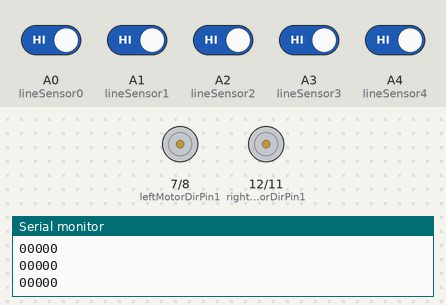
The sketch below on a simulated Arduino Uno, built with avr-gcc and run on an emulated ATmega328P. On the bench: motor-driver pin pairs drawn as motors (green arrow = first pin HIGH = forward, orange = second pin HIGH = backward, longer = more drive, scaled by the enable pin), the last lines printed to the serial monitor. The test bench sets the inputs (shaded band); at power-on: A0 (lineSensor0), A1 (lineSensor1), A2 (lineSensor2), A3 (lineSensor3), A4 (lineSensor4) HIGH.

Above: at 1.2 s.
1.3 s: A0 (lineSensor0) driven LOW
2.8 s: A2 (lineSensor2) driven LOW
At 4.0 s:
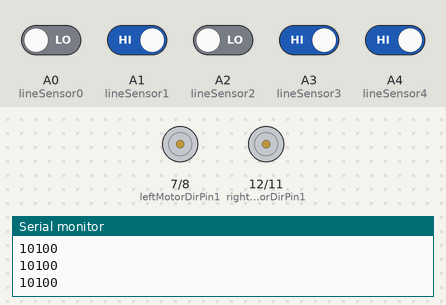
4.3 s: A2 (lineSensor2) driven HIGH
At 4.47 s:
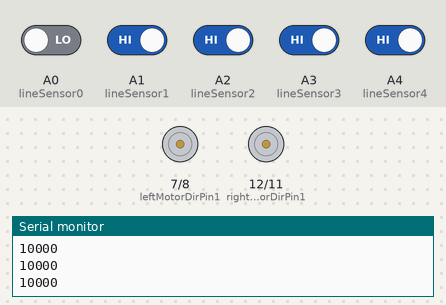
6.1 s: A3 (lineSensor3) driven LOW
At 6.28 s:
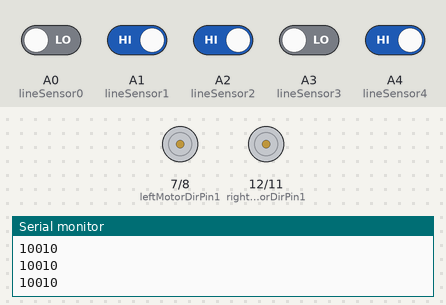
7.9 s: A0 (lineSensor0) driven HIGH
At 9.4 s:
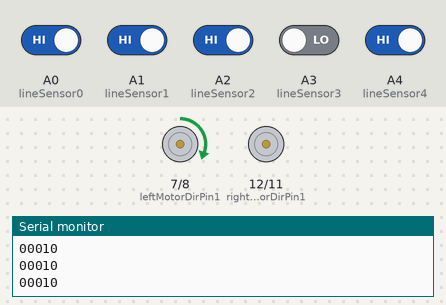
9.7 s: A0 (lineSensor0) driven LOW
At 11.5 s:
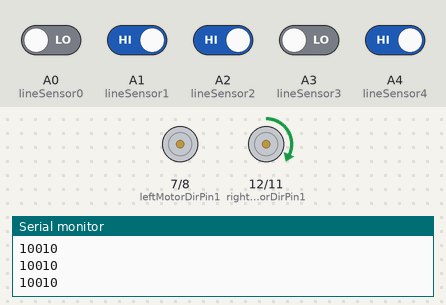
Timing chart, 0 to 12.5 s (numbered marks = the images above; inputs shaded):
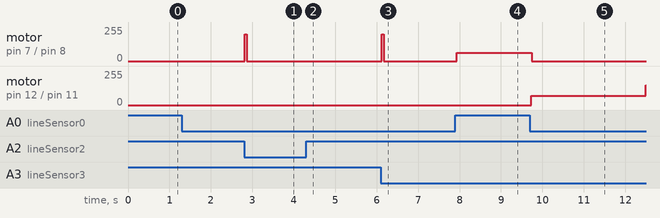

Measured:
- after the input at 2.8 s, motor on pin 7 (leftMotorDirPin1) / pin 8 (leftMotorDirPin2): stopped → forward 200/255 at once, → stopped 0.04 s later; motor on pin 12 (rightMotorDirPin1) / pin 11 (rightMotorDirPin2): stays stopped (without the input it goes to forward 150/255 after 1.5 s)
- after the input at 4.3 s, motor on pin 12 (rightMotorDirPin1) / pin 11 (rightMotorDirPin2): stays stopped (without the input it goes to forward 150/255 after 1.8 s)
- after the input at 6.1 s, motor on pin 7 (leftMotorDirPin1) / pin 8 (leftMotorDirPin2): stopped → forward 200/255 at once, → stopped 0.04 s later; motor on pin 12 (rightMotorDirPin1) / pin 11 (rightMotorDirPin2): stays stopped (without the input it goes to forward 150/255 after 1.8 s)
- after the input at 7.9 s, motor on pin 7 (leftMotorDirPin1) / pin 8 (leftMotorDirPin2): stopped → forward 62/255 at once; motor on pin 12 (rightMotorDirPin1) / pin 11 (rightMotorDirPin2): stays stopped (without the input it goes to forward 150/255 after 1.8 s)
- after the input at 9.7 s, motor on pin 7 (leftMotorDirPin1) / pin 8 (leftMotorDirPin2): forward 62/255 → stopped at once; motor on pin 12 (rightMotorDirPin1) / pin 11 (rightMotorDirPin2): stopped → forward 69/255 at once, → forward 150/255 2.8 s later

The sketch:

lineTrackingAlgorithm.ino
```cpp
//lineTrackingAlgorithm - uses sensors to determing whether or not the robot is on the
//and adjusts accordingly to make sure it remains on the line
//Written by Nathaniel Okunwobi

//defining the constants for the individual sensors on the tracking sensor module
#define lineSensor0 A0
#define lineSensor1 A1
#define lineSensor2 A2
#define lineSensor3 A3
#define lineSensor4 A4

//defining constants for the motor speeds and pins for controlling the motors
#define fastSpeed 150
#define midSpeed 140
#define slowSpeed 130 //back speed
#define rightSpeedPin 9 //pwm output for motor controller for right motors for speed
#define rightMotorDirPin1 12 //digital output for direction of right motor 1
#define rightMotorDirPin2 11 //digital output for direction of right motor 2
#define leftSpeedPin 6 //pwm output for motor controller for left motors for speed
#define leftMotorDirPin1 7 //digital output for direction for left motor 1
#define leftMotorDirPin2 8 //digital output for direction of right motor 2

//functions for motor control
//forward() function - moves the robot forward
void forward(void){
  digitalWrite(rightMotorDirPin1,HIGH);
  digitalWrite(rightMotorDirPin2,LOW);
  digitalWrite(leftMotorDirPin1,HIGH);
  digitalWrite(leftMotorDirPin2,LOW);
  analogWrite(leftSpeedPin,200);
  analogWrite(rightSpeedPin,200);
}
//left() function - turns the robot left
void left(int t=0){
  digitalWrite(rightMotorDirPin1,HIGH);
  digitalWrite(rightMotorDirPin2,LOW);
  digitalWrite(leftMotorDirPin1,LOW);
  digitalWrite(leftMotorDirPin2,HIGH);
  analogWrite(leftSpeedPin,200);
  analogWrite(rightSpeedPin,200);
  delay(t);
}
//right() function - turns the robot right
void right(int t=0){
  digitalWrite(rightMotorDirPin1,LOW);
  digitalWrite(rightMotorDirPin2,HIGH);
  digitalWrite(leftMotorDirPin1,HIGH);
  digitalWrite(leftMotorDirPin2,LOW);
  analogWrite(leftSpeedPin,200);
  analogWrite(rightSpeedPin,200);
  delay(t);
}
//backward() function - moves the robot backward
void backward(int t=0){
  digitalWrite(rightMotorDirPin1,LOW);
  digitalWrite(rightMotorDirPin2,HIGH);
  digitalWrite(leftMotorDirPin1,LOW);
  digitalWrite(leftMotorDirPin2,HIGH);
  analogWrite(leftSpeedPin,200);
  analogWrite(rightSpeedPin,200);
  delay(t);
}
//stop() function - stops the movement of the robot
void stop(){
  digitalWrite(rightMotorDirPin1,LOW);
  digitalWrite(rightMotorDirPin2,LOW);
  digitalWrite(leftMotorDirPin1,LOW);
  digitalWrite(leftMotorDirPin2,LOW);
}
//setSpeed() function - sets the speed of the motors based on input
void setSpeed(int leftSpeed,int rightSpeed){
  analogWrite(leftSpeedPin,leftSpeed);
  analogWrite(rightSpeedPin,rightSpeed);
}

//setup() function - sets the pin modes of each of the pins used
void setup(){
  pinMode(rightMotorDirPin1, OUTPUT);
  pinMode(rightMotorDirPin2, OUTPUT);
  pinMode(leftSpeedPin, OUTPUT);
  pinMode(leftMotorDirPin1, OUTPUT);
  pinMode(leftMotorDirPin2, OUTPUT);
  pinMode(rightSpeedPin, OUTPUT);
  stop();
  Serial.begin(9600); //initialize serial for debugging
}

//loop() function - continuously runs the lineTracking() function
void loop(){
 lineTracking();
}

//creates an empty character array consisting of 5 items
char sensor[5];

//getSensorValues() function - obtains the digital output from the sensors and
//then puts them into a string that is then returned where 1 stands for black and
//0 stands for white
String getSensorValues(){
  int sensorValue=32;
  sensor[0]= !digitalRead(lineSensor0);
  sensor[1]=!digitalRead(lineSensor1);
  sensor[2]=!digitalRead(lineSensor2);
  sensor[3]=!digitalRead(lineSensor3);
  sensor[4]=!digitalRead(lineSensor4);
  sensorValue +=sensor[0]*16+sensor[1]*8+sensor[2]*4+sensor[3]*2+sensor[4];
  String senseStr= String(sensorValue,BIN);
  senseStr=senseStr.substring(1,6);
  return senseStr;
}

//lineTracking() function - moves the robot to remain on the line based on the
//output from the getSensorValues() function
void lineTracking(){
 String sensorVal= getSensorValues();
  Serial.println(sensorVal);
  if (sensorVal=="10000"){
    //turn left as black line is on the left of the robot
    left();
    setSpeed(fastSpeed,fastSpeed);
  }
  if (sensorVal=="10100"||sensorVal=="01000"||sensorVal=="01100"||sensorVal=="11100"||sensorVal=="10010"||sensorVal=="11010"){
    forward();
    setSpeed(0,fastSpeed); //slight left
  }
  if (sensorVal=="00001"){
    //turn right as the black line is on the right of the car
    right();
    setSpeed(fastSpeed,fastSpeed);
  }
  if (sensorVal=="00011"||sensorVal=="00010"||sensorVal=="00101"||sensorVal=="00110"||sensorVal=="00111"||sensorVal=="01101"||sensorVal=="01111"||sensorVal=="01011"||sensorVal=="01001"){
    forward();
    setSpeed(fastSpeed,0); //slight right
  }
  if (sensorVal=="11111"){
    stop();
    setSpeed(0,0); //stopping the car as the goal has been reached
  }
}
```
